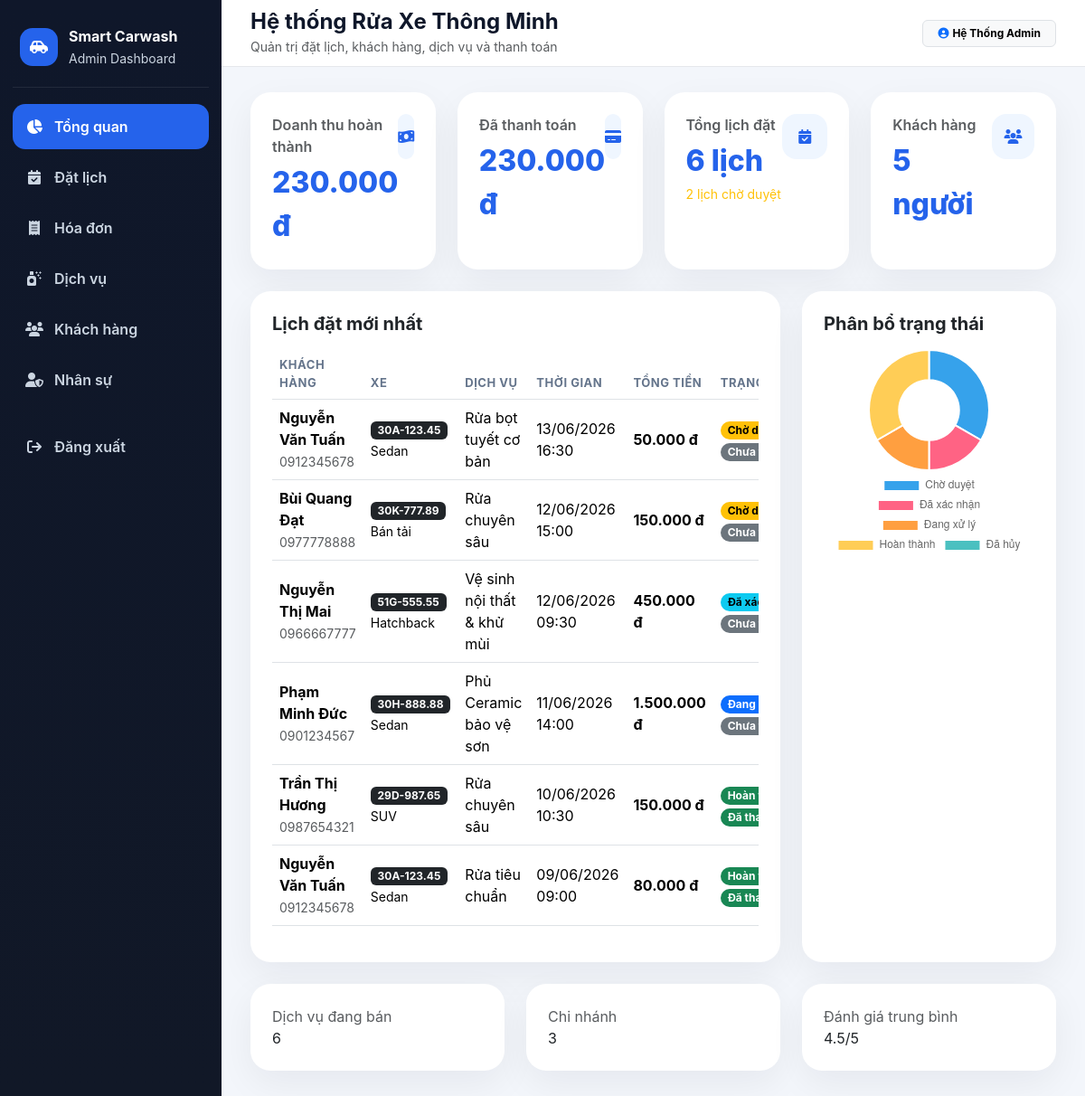
/admin/index.php (signed in), run on the app's committed database.
### tables this page shows
CREATE TABLE `orders` (
  `id` INT AUTO_INCREMENT PRIMARY KEY,
  `customer_id` INT NOT NULL,
  `staff_id` INT DEFAULT NULL,
  `vehicle_id` INT NOT NULL,
  `pickup_by_staff` TINYINT(1) DEFAULT 0,
  `return_by_staff` TINYINT(1) DEFAULT 0,
  `branch_id` INT NOT NULL,
  `booking_time` DATETIME NOT NULL,
  `total` INT NOT NULL,
  `status` ENUM('PENDING','CONFIRMED','PROCESSING','COMPLETED','CANCELLED') DEFAULT 'PENDING',
  `note` TEXT DEFAULT NULL,
  `created_at` DATETIME DEFAULT CURRENT_TIMESTAMP,
  `updated_at` DATETIME DEFAULT CURRENT_TIMESTAMP ON UPDATE CURRENT_TIMESTAMP,
  CONSTRAINT `fk_orders_customer` FOREIGN KEY (`customer_id`) REFERENCES `users` (`id`) ON DELETE RESTRICT,
  CONSTRAINT `fk_orders_staff` FOREIGN KEY (`staff_id`) REFERENCES `users` (`id`) ON DELETE SET NULL,
  CONSTRAINT `fk_orders_vehicles` FOREIGN KEY (`vehicle_id`) REFERENCES `vehicles` (`id`) ON DELETE RESTRICT,
  CONSTRAINT `fk_orders_branches` FOREIGN KEY (`branch_id`) REFERENCES `branches` (`id`) ON DELETE RESTRICT,
  INDEX `idx_orders_status` (`status`),
  INDEX `idx_orders_booking_time` (`booking_time`)
);

CREATE TABLE `users` (
  `id` INT AUTO_INCREMENT PRIMARY KEY,
  `email` VARCHAR(150) UNIQUE NOT NULL,
  `hashed_password` VARCHAR(255) NOT NULL,
  `name` VARCHAR(100) NOT NULL,
  `branch_id` INT DEFAULT NULL,
  `role` ENUM('customer','admin','staff') NOT NULL,
  `phone` VARCHAR(20) DEFAULT NULL,
  `address` TEXT DEFAULT NULL,
  `point` INT DEFAULT 0,
  `rank_id` INT DEFAULT NULL,
  `is_active` TINYINT(1) NOT NULL DEFAULT 1,
  `created_at` DATETIME DEFAULT CURRENT_TIMESTAMP,
  `updated_at` DATETIME DEFAULT CURRENT_TIMESTAMP ON UPDATE CURRENT_TIMESTAMP,
  CONSTRAINT `fk_users_branches` FOREIGN KEY (`branch_id`) REFERENCES `branches` (`id`) ON DELETE SET NULL,
  CONSTRAINT `fk_users_ranks` FOREIGN KEY (`rank_id`) REFERENCES `ranks` (`id`) ON DELETE SET NULL,
  INDEX `idx_users_role` (`role`),
  INDEX `idx_users_phone` (`phone`)
);

CREATE TABLE `vehicles` (
  `id` INT AUTO_INCREMENT PRIMARY KEY,
  `user_id` INT NOT NULL,
  `brand` VARCHAR(100) NOT NULL,
  `vehicle_type` VARCHAR(100) NOT NULL,
  `license_plate` VARCHAR(50) NOT NULL,
  `color` VARCHAR(50) DEFAULT NULL,
  `created_at` DATETIME DEFAULT CURRENT_TIMESTAMP,
  `updated_at` DATETIME DEFAULT CURRENT_TIMESTAMP ON UPDATE CURRENT_TIMESTAMP,
  CONSTRAINT `fk_vehicles_users` FOREIGN KEY (`user_id`) REFERENCES `users` (`id`) ON DELETE CASCADE,
  INDEX `idx_vehicle_plate` (`license_plate`)
);

### admin/index.php (the view)
<?php include "admin_header.php";
$totalRevenue = scalar($conn, "SELECT COALESCE(SUM(total),0) FROM orders WHERE status='COMPLETED'");
$totalPaid = scalar($conn, "SELECT COALESCE(SUM(amount),0) FROM payments WHERE status='PAID'");
$totalOrders = scalar($conn, "SELECT COUNT(*) FROM orders");
$pendingOrders = scalar($conn, "SELECT COUNT(*) FROM orders WHERE status='PENDING'");
$totalCustomers = scalar($conn, "SELECT COUNT(*) FROM users WHERE role='customer'");
$totalServices = scalar($conn, "SELECT COUNT(*) FROM services WHERE is_active=1");
$statusRows = fetch_all($conn->query("SELECT status, COUNT(*) total FROM orders GROUP BY status"));
$statusMap = [];
foreach ($statusRows as $r) $statusMap[$r['status']] = (int)$r['total'];
$statusLabels = ['PENDING','CONFIRMED','PROCESSING','COMPLETED','CANCELLED'];
$statusData = array_map(fn($s) => $statusMap[$s] ?? 0, $statusLabels);
$recent = fetch_all($conn->query("
    SELECT o.*, c.name customer_name, c.phone, v.license_plate, v.vehicle_type, b.name branch_name,
           GROUP_CONCAT(s.name SEPARATOR ', ') service_names,
           p.status payment_status
    FROM orders o
    JOIN users c ON c.id=o.customer_id
    JOIN vehicles v ON v.id=o.vehicle_id
    JOIN branches b ON b.id=o.branch_id
    LEFT JOIN order_details od ON od.order_id=o.id
    LEFT JOIN services s ON s.id=od.service_id
    LEFT JOIN payments p ON p.order_id=o.id
    GROUP BY o.id
    ORDER BY o.booking_time DESC
    LIMIT 6
"));
?>
<div class="row g-4 mb-4">
    <?php
    $stats = [
        ['Doanh thu hoàn thành', money($totalRevenue), 'fa-money-bill-wave', 'success'],
        ['Đã thanh toán', money($totalPaid), 'fa-credit-card', 'primary'],
        ['Tổng lịch đặt', $totalOrders . ' lịch', 'fa-calendar-check', 'warning'],
        ['Khách hàng', $totalCustomers . ' người', 'fa-users', 'info'],
    ];
    foreach ($stats as $s): ?>
    <div class="col-md-3">
        <div class="card cardx stat h-100">
            <div class="d-flex justify-content-between align-items-start">
                <div>
                    <div class="text-muted fw-semibold"><?= e($s[0]) ?></div>
                    <div class="num mt-1"><?= e($s[1]) ?></div>
                    <?php if ($s[0] === 'Tổng lịch đặt'): ?><small class="text-warning"><?= $pendingOrders ?> lịch chờ duyệt</small><?php endif; ?>
                </div>
                <div class="iconbox"><i class="fa-solid <?= e($s[2]) ?>"></i></div>
            </div>
        </div>
    </div>
    <?php endforeach; ?>
</div>
<div class="row g-4 mb-4">
    <div class="col-lg-8">
        <div class="card cardx p-4 h-100">
            <h5 class="fw-bold mb-3">Lịch đặt mới nhất</h5>
            <div class="table-responsive">
                <table class="table align-middle">
                    <thead><tr><th>Khách hàng</th><th>Xe</th><th>Dịch vụ</th><th>Thời gian</th><th>Tổng tiền</th><th>Trạng thái</th></tr></thead>
                    <tbody>
                    <?php foreach ($recent as $row): ?>
                        <tr>
                            <td><strong><?= e($row['customer_name']) ?></strong><br><small class="text-muted"><?= e($row['phone']) ?></small></td>
                            <td><span class="badge text-bg-dark"><?= e($row['license_plate']) ?></span><br><small><?= e($row['vehicle_type']) ?></small></td>
                            <td><?= e($row['service_names']) ?></td>
                            <td><?= date('d/m/Y H:i', strtotime($row['booking_time'])) ?></td>
                            <td class="fw-bold"><?= money($row['total']) ?></td>
                            <td><?= status_badge($row['status']) ?><br><?= status_badge($row['payment_status'] ?? 'UNPAID') ?></td>
                        </tr>
                    <?php endforeach; ?>
                    </tbody>
                </table>
            </div>
        </div>
    </div>
    <div class="col-lg-4">
        <div class="card cardx p-4 h-100">
            <h5 class="fw-bold mb-3">Phân bổ trạng thái</h5>
            <canvas id="statusChart" height="240"></canvas>
        </div>
    </div>
</div>
<div class="row g-4">
    <div class="col-md-4"><div class="card cardx p-4"><div class="text-muted">Dịch vụ đang bán</div><div class="num"><?= $totalServices ?></div></div></div>
    <div class="col-md-4"><div class="card cardx p-4"><div class="text-muted">Chi nhánh</div><div class="num"><?= scalar($conn, "SELECT COUNT(*) FROM branches") ?></div></div></div>
    <div class="col-md-4"><div class="card cardx p-4"><div class="text-muted">Đánh giá trung bình</div><div class="num"><?= number_format((float)scalar($conn, "SELECT COALESCE(AVG(rating),0) FROM feedbacks"), 1) ?>/5</div></div></div>
</div>
<script>
new Chart(document.getElementById('statusChart'), {
    type: 'doughnut',
    data: {
        labels: ['Chờ duyệt','Đã xác nhận','Đang xử lý','Hoàn thành','Đã hủy'],
        datasets: [{data: <?= json_encode($statusData) ?>}]
    },
    options: {plugins:{legend:{position:'bottom'}}}
});
</script>
<?php include "admin_footer.php"; ?>

### db.php (shortened to what this page needs)
<?php
function e($value) {
    return htmlspecialchars((string)($value ?? ''), ENT_QUOTES, 'UTF-8');
}
function money($value) {
    return number_format((int)$value, 0, ',', '.') . " đ";
}
function status_text($status) {
    $map = [
        'PENDING' => 'Chờ duyệt',
        'CONFIRMED' => 'Đã xác nhận',
        'PROCESSING' => 'Đang xử lý',
        'COMPLETED' => 'Hoàn thành',
        'CANCELLED' => 'Đã hủy',
        'PAID' => 'Đã thanh toán',
        'UNPAID' => 'Chưa thanh toán',
        'FAILED' => 'Thất bại',
        'REFUNDED' => 'Hoàn tiền'
    ];
    return $map[$status] ?? $status;
}
function status_badge($status) {
    $class = [
        'PENDING' => 'warning',
        'CONFIRMED' => 'info',
        'PROCESSING' => 'primary',
        'COMPLETED' => 'success',
        'CANCELLED' => 'danger',
        'PAID' => 'success',
        'UNPAID' => 'secondary',
        'FAILED' => 'danger',
        'REFUNDED' => 'dark'
    ][$status] ?? 'secondary';
    return '<span class="badge rounded-pill text-bg-' . $class . '">' . e(status_text($status)) . '</span>';
}
function fetch_all($result) {
    return $result->fetch_all(MYSQLI_ASSOC);
}
function scalar($conn, $sql, $default = 0) {
    $rs = $conn->query($sql);
    $row = $rs->fetch_row();
    return $row[0] ?? $default;
}
?>

### admin/admin_header.php (style rules this page uses)
:root { --side:#0f172a;--side2:#111827;--blue:#2563eb;--bg:#f3f6fb }
body { background:var(--bg);font-family:Inter,Segoe UI,Arial,sans-serif;color:#0f172a }
.cardx { border:0;border-radius:22px;box-shadow:0 14px 40px rgba(15,23,42,.06) }
.stat { padding:24px }
.stat .num { font-size:32px;font-weight:800;color:#2563eb }
.iconbox { width:50px;height:50px;border-radius:16px;display:flex;align-items:center;justify-content:center;background:#eff6ff;color:#2563eb }
.table thead th { font-size:13px;text-transform:uppercase;letter-spacing:.04em;color:#64748b }

### data on the page
orders: customer.name "Nguyễn Văn Tuấn", customer.phone "0912345678", vehicle.license_plate "30A-123.45", vehicle.vehicle_type "Sedan", service_names "Rửa bọt tuyết cơ bản", booking_time "13/06/2026 16:30", total "50.000 đ", status "Chờ Chưa…"
orders: customer.name "Bùi Quang Đạt", customer.phone "0977778888", vehicle.license_plate "30K-777.89", vehicle.vehicle_type "Bán tải", service_names "Rửa chuyên sâu", booking_time "12/06/2026 15:00", total "150.000 đ", status "Chờ Chưa…"
orders: customer.name "Nguyễn Thị Mai", customer.phone "0966667777", vehicle.license_plate "51G-555.55", vehicle.vehicle_type "Hatchback", service_names "Vệ sinh nội thất & khử mùi", booking_time "12/06/2026 09:30", total "450.000 đ", status "Đã Chưa…"
orders: customer.name "Phạm Minh Đức", customer.phone "0901234567", vehicle.license_plate "30H-888.88", vehicle.vehicle_type "Sedan", service_names "Phủ Ceramic bảo vệ sơn", booking_time "11/06/2026 14:00", total "1.500.000 đ", status "Đang Chưa…"
orders: customer.name "Trần Thị Hương", customer.phone "0987654321", vehicle.license_plate "29D-987.65", vehicle.vehicle_type "SUV", service_names "Rửa chuyên sâu", booking_time "10/06/2026 10:30", total "150.000 đ", status "Hoàn Đã…"
orders: customer.name "Nguyễn Văn Tuấn", customer.phone "0912345678", vehicle.license_plate "30A-123.45", vehicle.vehicle_type "Sedan", service_names "Rửa tiêu chuẩn", booking_time "09/06/2026 09:00", total "80.000 đ", status "Hoàn Đã…"

### other printed values
$item[2] "Tổng quan"
$item[2] "Đặt lịch"
$item[2] "Hóa đơn"
$item[2] "Dịch vụ"
$item[2] "Khách hàng"
$item[2] "Nhân sự"
$adminName "Hệ Thống Admin"
$s[0] "Doanh thu hoàn thành"
$s[1] "230.000 đ"
$s[0] "Đã thanh toán"
$s[0] "Tổng lịch đặt"
$s[1] "6 lịch"
$pendingOrders "2"
$s[0] "Khách hàng"
$s[1] "5 người"
